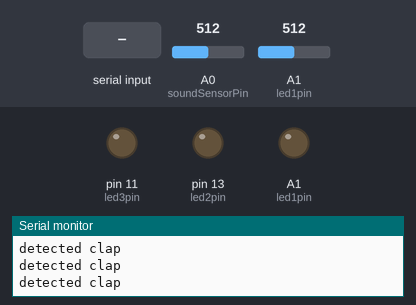
Recording of a sketch running on a simulated Arduino Uno, built with avr-gcc and run on an emulated ATmega328P. On the bench: output pins drawn as LEDs (lit = HIGH), the last lines printed to the serial monitor. Dashed ring = blinking. Inputs (shaded band) come from the test bench; at power-on: A1 (led1pin) = 512, A0 (soundSensorPin) = 512.

Above: at 1.2 s.
1.3 s: byte 6 (6) received over Serial
At 1.65 s:
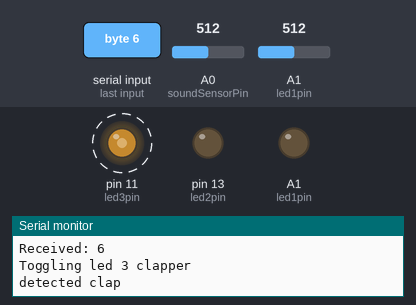
4.3 s: A1 (led1pin) set to 716
7.3 s: byte 1 (1) received over Serial
At 7.67 s:
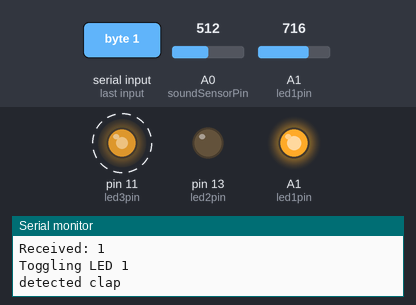
10.3 s: byte 2 (2) received over Serial
At 10.68 s:
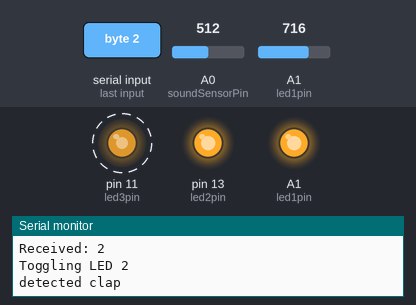
13.3 s: byte 4 (4) received over Serial
At 13.69 s:
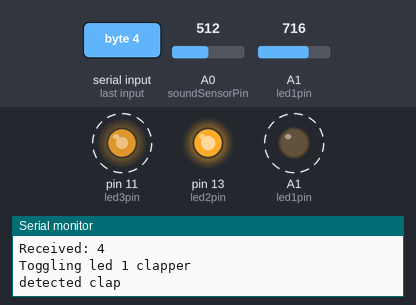
16.3 s: byte 3 (3) received over Serial
Timing chart, 0 to 20.3 s (numbered marks = the images above; inputs shaded):
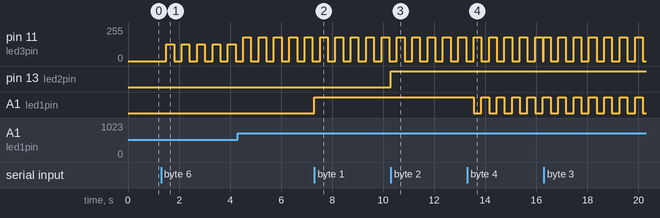

Measured:
- after the input at 1.3 s, pin 11 (led3pin): alternates 127/255 for 0.30 s and 0/255 for 0.30 s, starting after 0.21 s
- after the input at 7.3 s, A1 (led1pin): LOW → HIGH at once
- after the input at 10.3 s, pin 13 (led2pin): LOW → HIGH at once
- after the input at 13.3 s, A1 (led1pin): alternates HIGH for 0.30 s and LOW for 0.30 s, starting after 0.25 s

The sketch:

SerialArduinoTest.ino
```cpp
int led1pin = 15;
int led2pin = 13;
int led3pin = 11;

//sound sensor vars
int soundSensorPin = A0;
long previousClapTime = millis();
double soundSensorReading;

//pwm light control vars
int rotationSensorPin = A1;  //pin32
int lightLevel;              //used sensor goes from 0 -> 1023
int pwmValue;

bool led1Toggle = false, led2Toggle = false, led3Toggle = false;


//clapper toggle vars
bool led1Clap = false;
bool led2Clap = false;
bool led3Clap = false;

void setup() {
  Serial.begin(9600);
  pinMode(led1pin, OUTPUT);
  pinMode(led2pin, OUTPUT);
  pinMode(led3pin, OUTPUT);
}

void loop() {

  //serial inputs
  if (Serial.available() > 0) {
    char receivedNum = Serial.read();
    byte HOME_ACTION = receivedNum;
    Serial.print("Received: ");
    Serial.println(HOME_ACTION);  // Debugging statement to check what is received
    switch (receivedNum) {
      case 1:
        Serial.println("Toggling LED 1");
        led1Toggle = !led1Toggle;
        break;
      case 2:
        Serial.println("Toggling LED 2");
        led2Toggle = !led2Toggle;
        break;
      case 3:
        Serial.println("Toggling LED 3");
        led3Toggle = !led3Toggle;
        break;

      case 4:
        Serial.println("Toggling led 1 clapper");
        led1Clap = !led1Clap;
        break;
      case 5:
        Serial.println("Toggling led 2 clapper");
        led2Clap = !led2Clap;
        break;
      case 6:
        Serial.println("Toggling led 3 clapper");
        led3Clap = !led3Clap;
        break;
      default:
        Serial.println("Unknown command received.");
        break;
    }
  }

  //PWM Switches
  lightLevel = analogRead(rotationSensorPin);
  pwmValue = map(lightLevel, 0, 1023, 0, 255); //convert signal from 1023 max to 255 max

  if (led1Toggle) {
    analogWrite(led1pin, pwmValue);
  } else {
    analogWrite(led1pin, 0);
  }

  if (led2Toggle) {
    analogWrite(led2pin, pwmValue);
  } else {
    analogWrite(led2pin, 0);
  }

  if (led3Toggle) {
    analogWrite(led3pin, pwmValue);
  } else {
    analogWrite(led3pin, 0);
  }


  //sound sensor code
  soundSensorReading = analogRead(soundSensorPin);
  if (soundSensorReading > 17 && (millis() - previousClapTime > 300)) {
    Serial.println("detected clap");
    previousClapTime = millis();  // Reset the timer

    // Toggle LED 1 if enabled
    if (led1Clap) {
      led1Toggle = !led1Toggle;
    }

    // Toggle LED 2 if enabled
    if (led2Clap) {
      led2Toggle = !led2Toggle;
    }

    // Toggle LED 3 if enabled
    if (led3Clap) {
      led3Toggle = !led3Toggle;
    }
  }
}
```
